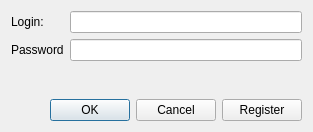
<?xml version="1.0" encoding="UTF-8"?>
<ui version="4.0">
 <class>LoginForm</class>
 <widget class="QWidget" name="LoginForm">
  <property name="geometry">
   <rect>
    <x>0</x>
    <y>0</y>
    <width>313</width>
    <height>132</height>
   </rect>
  </property>
  <property name="windowTitle">
   <string>Form</string>
  </property>
  <layout class="QVBoxLayout" name="verticalLayout">
   <item>
    <layout class="QFormLayout" name="formLayout">
     <item row="0" column="0">
      <widget class="QLabel" name="label">
       <property name="text">
        <string>Login:</string>
       </property>
      </widget>
     </item>
     <item row="0" column="1">
      <widget class="QLineEdit" name="loginEdit">
       <property name="maxLength">
        <number>30</number>
       </property>
      </widget>
     </item>
     <item row="1" column="0">
      <widget class="QLabel" name="label_2">
       <property name="text">
        <string>Password</string>
       </property>
      </widget>
     </item>
     <item row="1" column="1">
      <widget class="QLineEdit" name="passwordEdit">
       <property name="maxLength">
        <number>30</number>
       </property>
       <property name="echoMode">
        <enum>QLineEdit::Password</enum>
       </property>
      </widget>
     </item>
    </layout>
   </item>
   <item>
    <spacer name="verticalSpacer">
     <property name="orientation">
      <enum>Qt::Vertical</enum>
     </property>
     <property name="sizeHint" stdset="0">
      <size>
       <width>20</width>
       <height>40</height>
      </size>
     </property>
    </spacer>
   </item>
   <item>
    <layout class="QHBoxLayout" name="horizontalLayout">
     <item>
      <widget class="QDialogButtonBox" name="buttonBox">
       <property name="standardButtons">
        <set>QDialogButtonBox::Cancel|QDialogButtonBox::Ok</set>
       </property>
      </widget>
     </item>
     <item>
      <widget class="QPushButton" name="registerButton">
       <property name="text">
        <string>Register</string>
       </property>
      </widget>
     </item>
    </layout>
   </item>
  </layout>
 </widget>
 <resources/>
 <connections/>
</ui>
